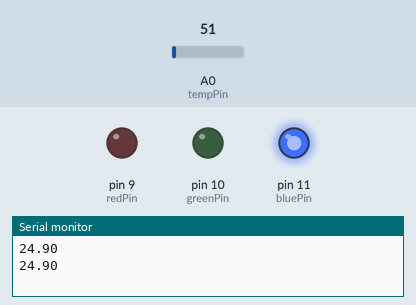
Recording of a sketch running on a simulated Arduino Uno, built with avr-gcc and run on an emulated ATmega328P. Shown: output pins drawn as LEDs (lit = HIGH), the last lines printed to the serial monitor. The inputs (shaded band) are chosen by the test bench; at power-on: A0 (tempPin) = 51.

Above: at 2.8 s.
2.9 s: A0 (tempPin) set to 55
At 4.2 s:
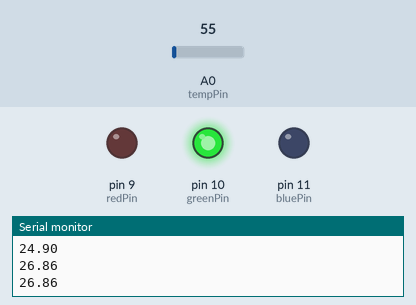
4.5 s: A0 (tempPin) set to 83
6.2 s: A0 (tempPin) set to 99
At 7.7 s:
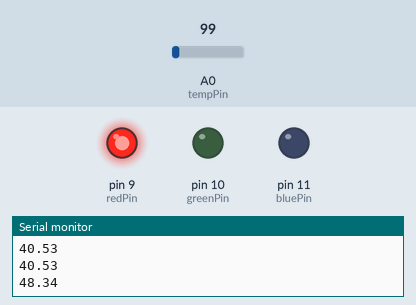
8.5 s: A0 (tempPin) set to 86
At 9.3 s:
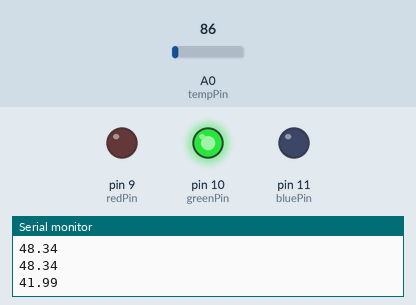
10.5 s: A0 (tempPin) set to 112
At 12.2 s:
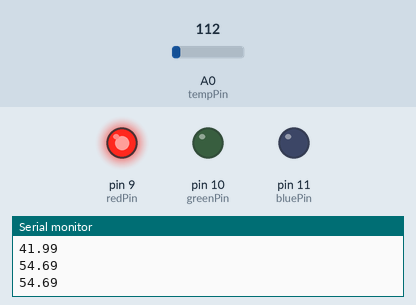
Timing chart, 0 to 13.5 s (numbered marks = the images above; inputs shaded):
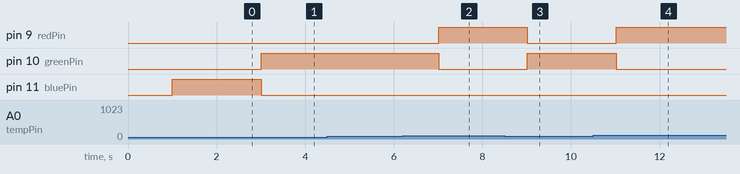

Measured:
- the behaviour switches between 51 and 52 on A0 (tempPin) (found by bisection; images 0 and 1)
- the behaviour switches between 90 and 91 on A0 (tempPin) (found by bisection; images 1 and 2)
- after the input at 2.9 s, pin 10 (greenPin): LOW → HIGH after 0.10 s; pin 11 (bluePin): HIGH → LOW after 0.10 s
- after the input at 6.2 s, pin 9 (redPin): LOW → HIGH after 0.81 s; pin 10 (greenPin): HIGH → LOW after 0.81 s
- after the input at 8.5 s, pin 9 (redPin): HIGH → LOW after 0.51 s; pin 10 (greenPin): LOW → HIGH after 0.51 s
- after the input at 10.5 s, pin 9 (redPin): LOW → HIGH after 0.52 s; pin 10 (greenPin): HIGH → LOW after 0.52 s

The sketch:

temprature_perception.ino
```cpp
// const int greenLED = 2;
// const int yellowLED = 3;
// const int redLED = 4;
// const int tempSensor = A0;
const int redPin = 9;
const int greenPin = 10;
const int bluePin = 11;
const int tempPin = A0;
void setup() {
  pinMode(redPin, OUTPUT);
  pinMode(greenPin, OUTPUT);
  pinMode(bluePin, OUTPUT);
  Serial.begin(9600);
}

void loop() {
  delay(1001);
  int tempReading = analogRead(tempPin);
  float temp = tempReading * 0.48828125;
  Serial.println(temp);
if (temp < 25) {
  digitalWrite(redPin, LOW);
  digitalWrite(greenPin, LOW);
  digitalWrite(bluePin, HIGH);
} else if (temp >= 25 && temp <= 44) {
  digitalWrite(redPin, LOW);
  digitalWrite(greenPin, HIGH);
  digitalWrite(bluePin, LOW);
} else {
  digitalWrite(redPin, HIGH);
  digitalWrite(greenPin, LOW);
  digitalWrite(bluePin, LOW);
  }
}
```
